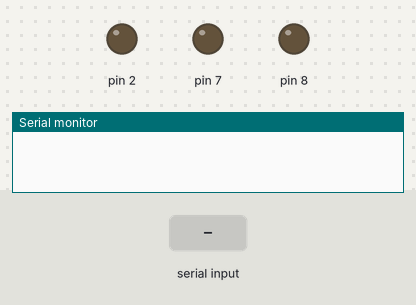
Bench run of a sketch on a simulated Arduino Uno, built with avr-gcc and run on an emulated ATmega328P. Parts: output pins drawn as LEDs (lit = HIGH), the last lines printed to the serial monitor. The inputs (shaded band) are chosen by the test bench.

Above: at 1.2 s.
1.3 s: "1\n" received over Serial
At 3.5 s:
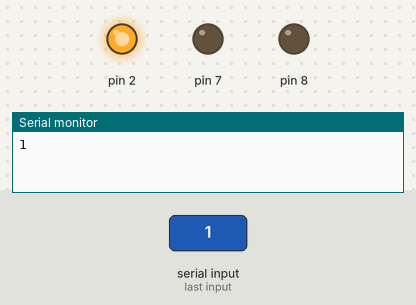
Timing chart, 0 to 5.0 s (numbered marks = the images above; inputs shaded):
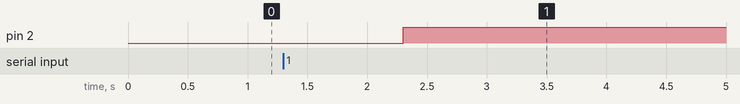

Measured:
- after the input at 1.3 s, pin 2: LOW → HIGH after 1.0 s

The sketch:

Assignment_4_a.ino
```cpp
#include<ctype.h>
void setup() {
  pinMode(2,OUTPUT);
  pinMode(7,OUTPUT);
  pinMode(8,OUTPUT);
  // put your setup code here, to run once:
Serial.begin(9600);
}
String a;
int num=0,s=0,b=0;
void blinkled()
{
  digitalWrite(2,LOW);
  digitalWrite(7,LOW);
  digitalWrite(8,HIGH);
  delay(60);
  digitalWrite(8,LOW);
}
void check()
{
      Serial.println(a);
      int k= a.length();
      num=0;
      s=0;
      b=0;
      for(int i=0;i<k;i++)
      {
        if(isdigit(a[i]))
        {
          num=1;
          break;
        }
        else
        {
          num=0;
          break;
        }
      }
      if(num!=1)
      {
        if(a.length()>=5)
        s=1;
        else {s=0;
        b=1;
        }
      }


}
void loop() {
  // put your main code here, to run repeatedly:
while(a==NULL) a = Serial.readStringUntil("\n");
check();
if(num==1)
   {
    digitalWrite(2,HIGH);
    digitalWrite(7,LOW);
    digitalWrite(8,LOW);
    }
else if(s==1)
    {
      digitalWrite(7,HIGH);
    digitalWrite(2,LOW);
    digitalWrite(8,LOW);
     }
else if (b==1)
{

do
  {
    blinkled();
    delay(60);
    a=Serial.readStringUntil("\n");
    delay(60);
  }while(a==NULL);
}
 if(num==1 || s==1)
  a = Serial.readStringUntil("\n");


}
```
